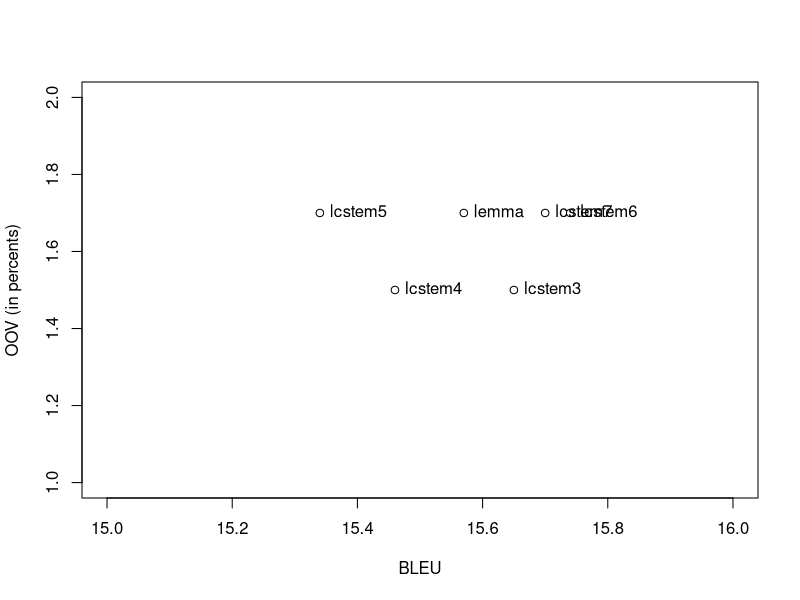

Generate this figure with R:
png("enru_align.png")
BLEU<-c(15.57, 15.65, 15.46, 15.34, 15.74, 15.7)
OOV<-c(1.7, 1.5, 1.5, 1.7, 1.7, 1.7)
natpisi<-c("lemma", "lcstem3", "lcstem4", "lcstem5", "lcstem6", "lcstem7")
plot(BLEU,OOV, xlim=c(15,16), ylim=c(1,2), ylab="OOV (in percents)")
text(BLEU, OOV, natpisi, pos=4)
dev.off()